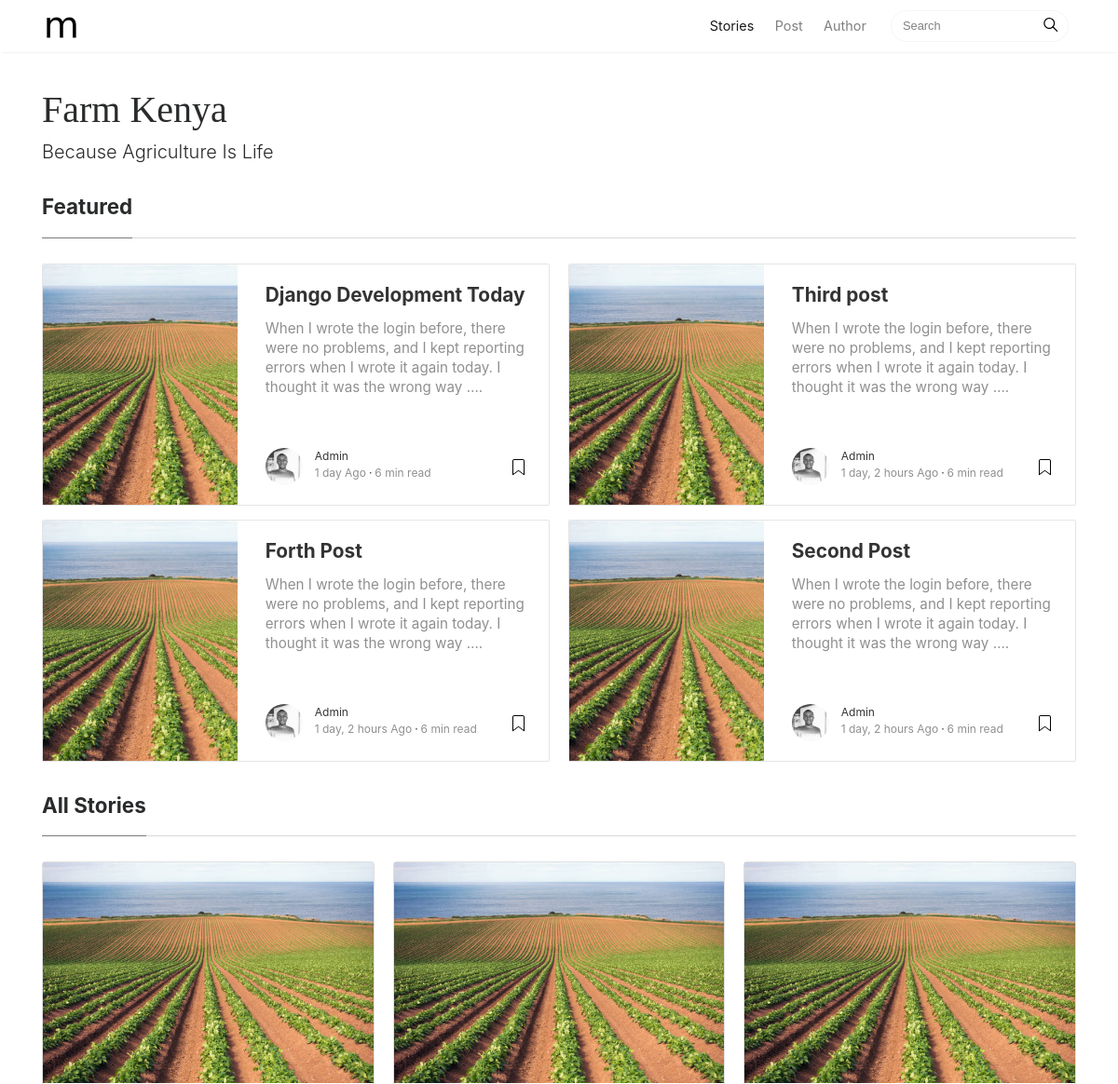
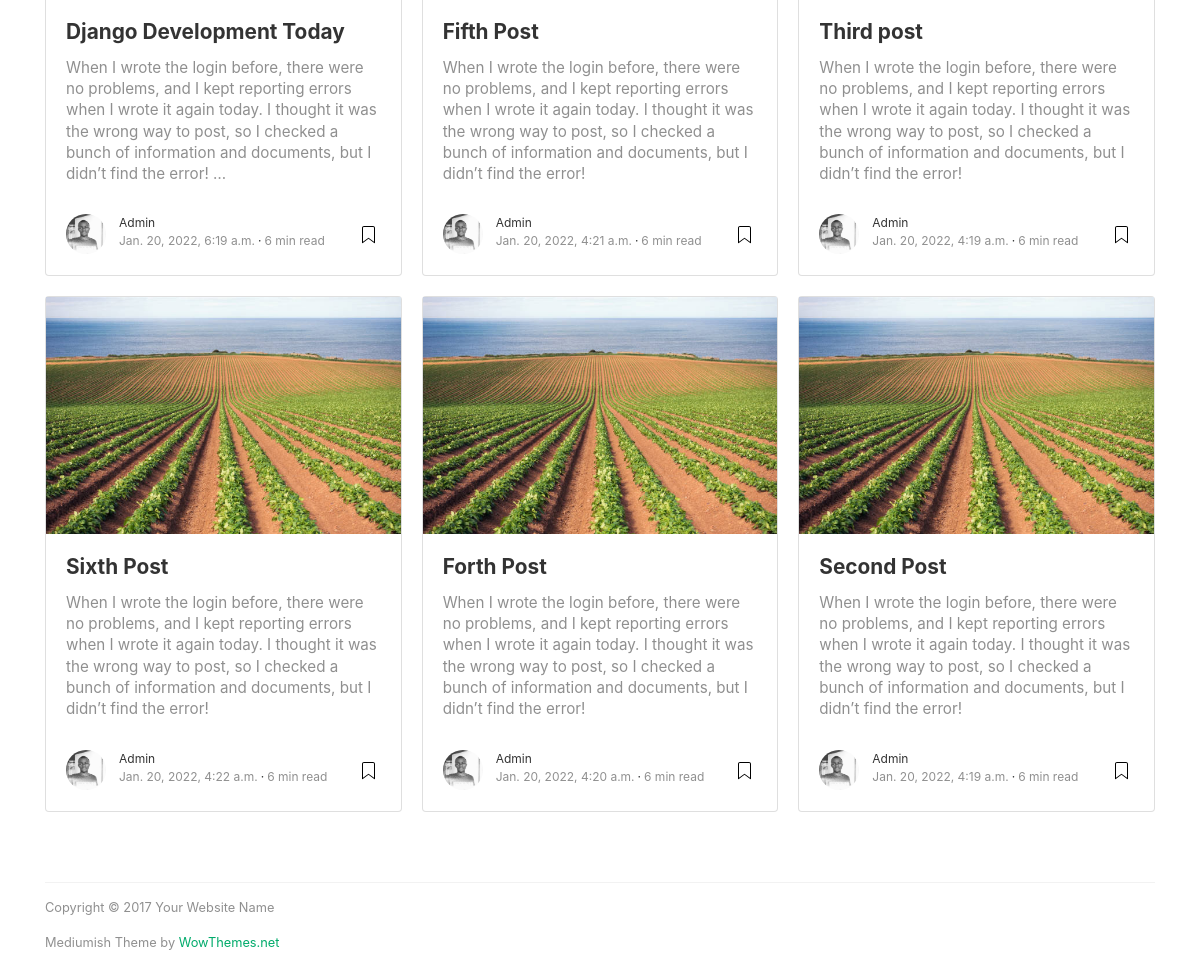
The page / on the database its author committed (2 pictures, top to bottom).
### blog/models.py (models this page shows, shortened)
class Post(models.Model):
    STATUS_CHOICES = (
        ('draft', 'Draft'), ('published', 'Published')
    )
    title = models.CharField(max_length=200)
    slug = models.SlugField(max_length=200, unique_for_date= 'publish')
    author = models.ForeignKey(
        Author,
        on_delete= models.CASCADE,
        related_name= 'blog_posts'
    )
    body = models.TextField()
    thumbnail = models.ImageField(upload_to = 'uploads/')
    publish = models.DateTimeField(auto_now_add=True)
    created = models.DateTimeField(auto_now_add=True)
    updated = models.DateTimeField(auto_now=True)
    featured = models.BooleanField()
    status = models.CharField(max_length=10, choices = STATUS_CHOICES, default = 'draft')
    class Meta:
        ordering = ('-publish',)

class Author(models.Model):
    user = models.OneToOneField(User, on_delete = models.CASCADE)
    profile = models.ImageField()
    def __str__(self):
        return self.user.username

### blog/views.py (the view)
# urls.py: path('', views.index, name = 'index'),
def index(request):
    featured = Post.objects.filter(featured=True)
    posts = Post.objects.order_by('-publish')[0:6]
    context = {
        'featured': featured,
        'posts': posts
    }
    return render(request, 'index.html', context)

### templates/index.html (shortened to what this page needs)
{% extends 'base.html' %}
{% load static %}
{% block content %}
<div class="container">
	<div class="mainheading">
		<h1 class="sitetitle">Farm Kenya</h1>
		<p class="lead">
			Because Agriculture Is Life
		</p>
	</div>
	<section class="featured-posts">
	<div class="section-title">
		<h2><span>Featured</span></h2>
	</div>
	<div class="card-columns listfeaturedtag">
		{% for post in featured %}
		<div class="card">
			<div class="row">
				<div class="col-md-5 wrapthumbnail">
					<a href="post.html">
						<div class="thumbnail" style="background-image:url({{post.thumbnail.url}});">
						</div>
					</a>
				</div>
				<div class="col-md-7">
					<div class="card-block">
						<h2 class="card-title"><a href="post.html">{{ post.title }}</a></h2>
						<h4 class="card-text">{{ post.body|truncatewords:28}}.</h4>
						<div class="metafooter">
							<div class="wrapfooter">
								<span class="meta-footer-thumb">
								<a href="author.html"><img class="author-thumb" src="{{post.author.profile.url}}" alt="Sal"></a>
								</span>
								<span class="author-meta">
								<span class="post-name"><a href="author.html">{{post.author}}</a></span><br/>
								<span class="post-date">{{post.publish|timesince }} Ago</span><span class="dot"></span><span class="post-read">6 min read</span>
								</span>
								<span class="post-read-more"><a href="post.html" title="Read Story"></a></span>
							</div>
						</div>
					</div>
				</div>
			</div>
		</div>
		{% endfor %}
	</div>
	</section>
	<section class="recent-posts">
	<div class="section-title">
		<h2><span>All Stories</span></h2>
	</div>
	<div class="card-columns listrecent">
		{% for post in posts %}
		<div class="card">
			<a href="post.html">
				<img class="img-fluid" src="{{post.thumbnail.url}}" alt="come another time">
			</a>
			<div class="card-block">
				<h2 class="card-title"><a href="post.html">{{ post.title }}</a></h2>
				<h4 class="card-text">{{ post.body|truncatewords:45}}</h4>
				<div class="metafooter">
					<div class="wrapfooter">
						<span class="meta-footer-thumb">
						<a href="author.html"><img class="author-thumb" src="{{ post.author.profile.url}}" alt="Sal"></a>
						</span>
						<span class="author-meta">
						<span class="post-name"><a href="author.html">{{ post.author }}</a></span><br/>
						<span class="post-date">{{post.publish}}</span><span class="dot"></span><span class="post-read">6 min read</span>
						</span>
						<span class="post-read-more"><a href="post.html" title="Read Story"></a></span>
					</div>
				</div>
			</div>
		</div>
		{% endfor %}
	</div>
	</section>
	<div class="footer">
		<p class="pull-left">
			 Copyright &copy; 2017 Your Website Name
		</p>
		<p class="pull-right">
			 Mediumish Theme by <a target="_blank" href="https://www.wowthemes.net">WowThemes.net</a>
		</p>
	</div>
</div>
{% endblock %}

### templates/base.html (shortened to what this page needs)
{% load static %}
<!DOCTYPE html>
<html lang="en">
    {% include 'head.html' %}
    <body>
        {% include 'nav.html' %}
        {% block content %}
        {% endblock content %}
    </body>
</html>

### templates/head.html (shortened to what this page needs)
{% load static %}
<head>
    <link href="{% static 'assets/css/bootstrap.min.css' %}" rel="stylesheet">
    <link href="{% static 'https://maxcdn.bootstrapcdn.com/font-awesome/4.7.0/css/font-awesome.min.css' %}" rel="stylesheet">
    <link href="{% static 'assets/css/mediumish.css' %}" rel="stylesheet">
</head>

### templates/nav.html (shortened to what this page needs)
{% load static %}
<nav class="navbar navbar-toggleable-md navbar-light bg-white fixed-top mediumnavigation">
    <div class="container">
        <a class="navbar-brand" href="index.html">
        <img src="{% static 'assets/img/logo.png' %}" alt="logo">
        </a>
        <div class="collapse navbar-collapse" id="navbarsExampleDefault">
            <ul class="navbar-nav ml-auto">
                <li class="nav-item active">
                <a class="nav-link" href="index.html">Stories <span class="sr-only">(current)</span></a>
                </li>
                <li class="nav-item">
                <a class="nav-link" href="post.html">Post</a>
                </li>
                <li class="nav-item">
                <a class="nav-link" href="author.html">Author</a>
                </li>
            </ul>
            <form class="form-inline my-2 my-lg-0">
                <input class="form-control mr-sm-2" type="text" placeholder="Search">
                <span class="search-icon"><svg class="svgIcon-use" width="25" height="25" viewbox="0 0 25 25"><path d="M20.067 18.933l-4.157-4.157a6 6 0 1 0-.884.884l4.157 4.157a.624.624 0 1 0 .884-.884zM6.5 11c0-2.62 2.13-4.75 4.75-4.75S16 8.38 16 11s-2.13 4.75-4.75 4.75S6.5 13.62 6.5 11z"></path></svg></span>
            </form>
        </div>
    </div>
</nav>

### templates/scripts.html (shortened to what this page needs)
{% load static %}

### static/assets/css/mediumish.css (style rules this page uses)
body { padding-top:5rem; }
.mainheading { padding:1rem 0rem; }
a { color:#00ab6b; }
a,a:hover { transition:all 0.2s; }
.mediumnavigation { background:rgba(255,255,255,.97); box-shadow:0 2px 2px -2px rgba(0,0,0,.15); }
section { margin-bottom:20px; }
.section-title h2 { border-bottom:1px solid rgba(0,0,0,.15); margin-bottom:25px; font-weight:700; font-size:1.4rem; margin-bottom:27px; }
.section-title span { border-bottom:1px solid rgba(0,0,0,.44); display:inline-block; padding-bottom:20px; margin-bottom:-1px; }
@media (min-width:576px) { .card-columns.listfeaturedtag { -webkit-column-count:2; -moz-column-count:2; column-count:2; } }
@media (min-width:992px) { .navbar-toggleable-md .navbar-nav .nav-link { padding-right:.7rem; padding-left:.7rem; } }
.card-columns .card { margin-bottom:20px; }
.listfeaturedtag .wrapthumbnail { height:258px; flex:0 0 auto; }
.listfeaturedtag .card { border:1px solid rgba(0,0,0,.1); border-radius:2px; height:260px; padding-left:0; margin-bottom:15px; }
.listfeaturedtag .thumbnail { background-size:cover; height:100%; display:block; background-position:38% 22% !important; background-origin:border-box!important; border-top-left-radius:2px; }
.listfeaturedtag .card-block { padding-left:0; }
.listfeaturedtag h2.card-title,.listrecent h2.card-title { font-size:1.3rem; font-weight:700; line-height: 1.25; }
.listfeaturedtag h2.card-title a,.listrecent h2.card-title a { color:rgba(0,0,0,.8); }
.listfeaturedtag h4.card-text,.listrecent h4.card-text { color:rgba(0,0,0,.44); font-size:0.95rem; line-height:1.4; font-weight:400; }
.listfeaturedtag .wrapfooter { position:absolute; bottom:20px; font-size:12px; display:block; width:85%; }
.listrecent .wrapfooter { font-size:12px; margin-top:30px; }
.author-thumb { width:40px; height:40px; float:left; margin-right:13px; border-radius:100%; }
.author-meta { flex:1 1 auto; white-space:nowrap!important; text-overflow:ellipsis!important; overflow:hidden!important; }
span.post-name,span.post-date,span.author-meta { display:inline-block; }
span.post-date,span.post-read { color:rgba(0,0,0,.44); }
span.post-read-more { align-items:center; display:inline-block; float:right; margin-top:8px; }
span.post-read-more a { color:rgba(0,0,0,.44); }
span.post-name a,span.post-read-more a:hover { color:rgba(0,0,0,.8); }
.dot:after { content:"·"; margin-left:3px; margin-right:3px; }
.mediumnavigation .form-control { font-size:0.8rem; border-radius:30px; overflow:hidden; border:1px solid rgba(0,0,0,0.04); }
.mediumnavigation .form-inline { margin-left:15px; }
.mediumnavigation .navbar-brand { font-weight:500; }
.mediumnavigation .nav-item,.dropdown-menu { font-size:0.9rem; }
.mediumnavigation .search-icon { margin-left:-40px; display:inline-block; margin-top:3px; cursor:pointer; }
.mediumnavigation .navbar-brand img { max-height:30px; margin-right:5px; }
.mainheading h1.sitetitle { font-family:Righteous; }
.footer { border-top:1px solid rgba(0,0,0,.05)!important; padding-top:15px; padding-bottom:12px; font-size:0.8rem; color:rgba(0,0,0,.44); margin-top:50px; }
.card { border-radius:4px; }

### rows shown on the page
Post: thumbnail (picture), title "Django Development Today", body "When I wrote the login before, there were no problems, and I kept reporting errors when I wrote it again today. I thought it was the wrong way …", author.profile (picture), author "Admin", publish "1 day", body "When I wrote the login before, there were no problems, and I kept reporting errors when I wrote it again today. I thought it was the wrong way to post, so I checked a bunch of information and documents, but I didn’t find the error! …", publish "Jan. 20, 2022, 6:19 a.m."
Post: thumbnail (picture), title "Forth Post", body "When I wrote the login before, there were no problems, and I kept reporting errors when I wrote it again today. I thought it was the wrong way …", author.profile (picture), author "Admin", publish "1 day, 2 hours", body "When I wrote the login before, there were no problems, and I kept reporting errors when I wrote it again today. I thought it was the wrong way to post, so I checked a bunch of information and documents, but I didn’t find the error!", publish "Jan. 20, 2022, 4:20 a.m."
Post: thumbnail (picture), title "Third post", body "When I wrote the login before, there were no problems, and I kept reporting errors when I wrote it again today. I thought it was the wrong way …", author.profile (picture), author "Admin", publish "1 day, 2 hours", body "When I wrote the login before, there were no problems, and I kept reporting errors when I wrote it again today. I thought it was the wrong way to post, so I checked a bunch of information and documents, but I didn’t find the error!", publish "Jan. 20, 2022, 4:19 a.m."
Post: thumbnail (picture), title "Second Post", body "When I wrote the login before, there were no problems, and I kept reporting errors when I wrote it again today. I thought it was the wrong way …", author.profile (picture), author "Admin", publish "1 day, 2 hours", body "When I wrote the login before, there were no problems, and I kept reporting errors when I wrote it again today. I thought it was the wrong way to post, so I checked a bunch of information and documents, but I didn’t find the error!", publish "Jan. 20, 2022, 4:19 a.m."
Post: thumbnail (picture), title "Sixth Post", body "When I wrote the login before, there were no problems, and I kept reporting errors when I wrote it again today. I thought it was the wrong way to post, so I checked a bunch of information and documents, but I didn’t find the error!", author.profile (picture), author "Admin", publish "Jan. 20, 2022, 4:22 a.m."
Post: thumbnail (picture), title "Fifth Post", body "When I wrote the login before, there were no problems, and I kept reporting errors when I wrote it again today. I thought it was the wrong way to post, so I checked a bunch of information and documents, but I didn’t find the error!", author.profile (picture), author "Admin", publish "Jan. 20, 2022, 4:21 a.m."
